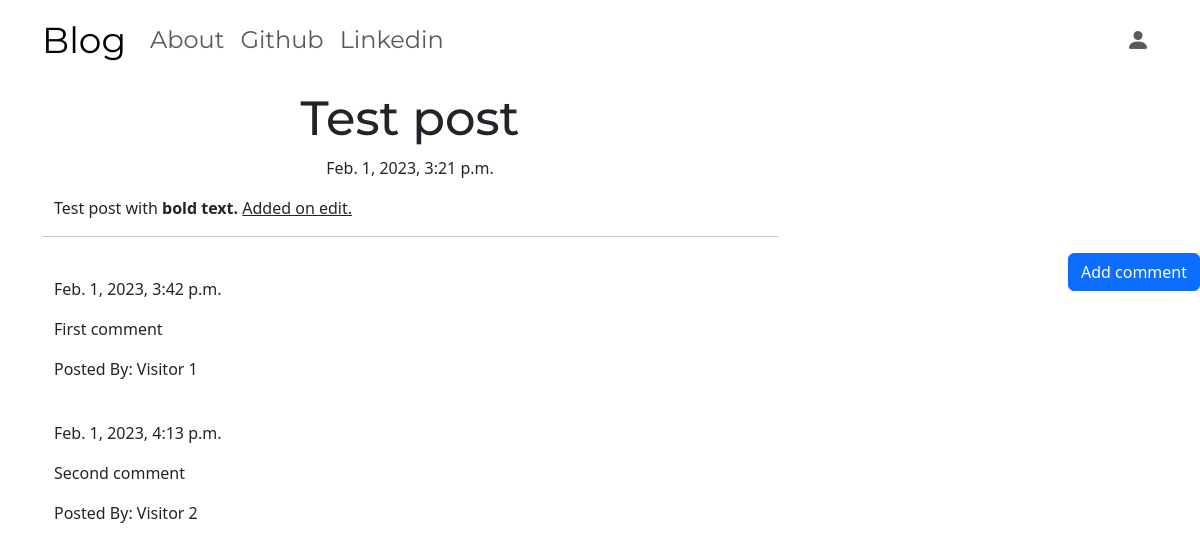
The app's page /post/1/ with its own data.
### blog/models.py (models this page shows, shortened)
class Post(models.Model):
    author = models.ForeignKey('auth.User', on_delete=models.DO_NOTHING)
    title = models.CharField(max_length=200)
    text = models.TextField()
    create_date = models.DateTimeField(default=timezone.now)
    published_date = models.DateTimeField(blank=True, null=True)

class Comment(models.Model):
    post = models.ForeignKey('blog.Post', related_name='comments', on_delete=models.CASCADE)
    author = models.CharField(max_length=200)
    text = models.TextField()
    created_date = models.DateTimeField(default=timezone.now())
    approved_comment = models.BooleanField(default=False)

### blog/views.py (the view)
# urls.py: path('post/<int:pk>/', views.PostDetailView.as_view(), name='post_detail'),
class PostDetailView(DetailView):
    model = Post

### blog/templates/blog/post_detail.html (shortened to what this page needs)
{% extends 'blog/base.html' %}
{% block content %}
    <div class="container">
        <h1 class="posttitle loader">{{ post.title }}</h1>
        {% if post.published_date %}
            <div class="date postdate">
                {{ post.published_date }}
            </div>
        {% else %}
            <a class="btn btn-success" href="{% url 'post_publish' pk=post.pk %}">Publish</a>
        {% endif %}
        <p class="postcontent">{{ post.text|safe|linebreaksbr }}</p>
    </div>
    <hr>
    <a class="btn btn-primary btn-comment" href="{% url 'add_comment_to_post' pk=post.pk %}">Add comment</a>
    <div class="container">
        {% for comment in post.comments.all %}
            <br>
            {% if user.is_authenticated or comment.approved_comment %}
                {{ comment.created_date }}
                <p>{{ comment.text|safe|linebreaks }}</p>
                <p>Posted By: {{ comment.author }}</p>
            {% endif %}
            {% empty %}
            <p>No Comments!</p>
        {% endfor %}
    </div>
{% endblock content %}

### blog/templates/blog/base.html (shortened to what this page needs)
{% load static %}
<html lang="en">
<head>
    <link href="https://cdn.jsdelivr.net/npm/bootstrap@5.3.0-alpha1/dist/css/bootstrap.min.css" rel="stylesheet">
    <link rel="stylesheet" href="https://cdn.jsdelivr.net/npm/bootstrap-icons@1.10.3/font/bootstrap-icons.css">
    <link rel="stylesheet" href="//cdn.jsdelivr.net/npm/medium-editor@latest/dist/css/medium-editor.min.css" type="text/css" media="screen" charset="utf-8">
    <link rel="stylesheet" href="{% static 'css/blog.css' %}">
</head>
<body>
    <nav class="navbar navbar-expand-lg techfont custom-navbar">
        <div class="container">
            <a class="navbar-brand bigbrand" href="{% url 'post_list' %}">Blog</a>
            <ul class="nav navbar-nav me-auto">
                <li class="nav-item"><a class="nav-link" href="{% url 'about' %}">About</a></li>
                <li class="nav-item"><a class="nav-link" href="https://www.github.com">Github</a></li>
                <li class="nav-item"><a class="nav-link" href="https://www.linkedin.com">Linkedin</a></li>
            </ul>
            <ul class="nav navbar-nav justify-content-end">
                {% if user.is_authenticated %}
                    <li class="nav-item"><a class="nav-link" href="{% url 'post_new' %}">New Post</a></li>
                    <li class="nav-item"><a class="nav-link" href="{% url 'post_draft_list' %}">Drafts</a></li>
                    <li class="nav-item"><a class="nav-link" href="{% url 'logout' %}">Logout</a></li>
                    <li class="nav-link">Welcome: {{ user.username }}</li>
                {% else %}
                    <li class="nav-item"><a class="nav-link" href="{% url 'login' %}"><span class="bi bi-person-fill"></span></a></li>
                {% endif %}
            </ul>
        </div>
    </nav>
    <div class="content container">
        <div class="row">
            <div class="col-md-8">
                <div class="blog-posts">
                    {% block content %}
                    {% endblock content %}
                </div>
            </div>
        </div>
    </div>
</body>
</html>

### blog/static/css/blog.css (style rules this page uses)
.techfont { font-family: 'Montserrat', sans-serif; font-size: 1.5em; margin-bottom: 10px; }
.bigbrand { font-size: 1.5em; }
.postdate { text-align: center; }
.posttitle { font-family: 'Montserrat', sans-serif; font-size: 3em; text-align: center; }
.postcontent { font-family: 'Montserrat', sans-serif; font-size: 1.5em; }
.btn-comment { position: absolute; right: 0px; }
.loader { filter:hue-rotate(0deg); color:linear-gradient(45deg,#0f8,#08f); animation:hue 5000ms infinite linear; }

### records on screen
Post: title "Test post", published_date "Feb. 1, 2023, 3:21 p.m.", text "Test post with bold text. Added on edit."
Comment: created_date "Feb. 1, 2023, 3:42 p.m.", text "First comment", author "Visitor 1"
Comment: created_date "Feb. 1, 2023, 4:13 p.m.", text "Second comment", author "Visitor 2"
